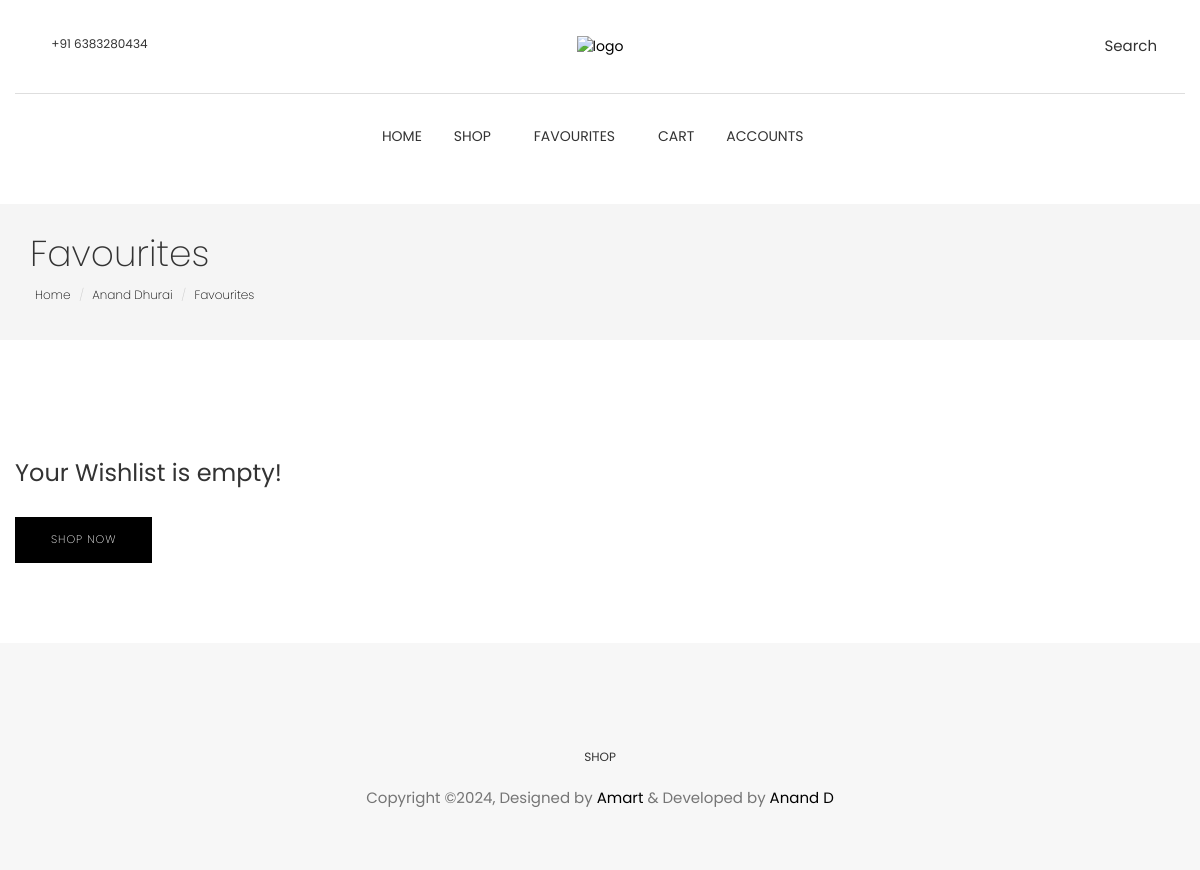
The app's page /customer/favourites (signed in), older data.
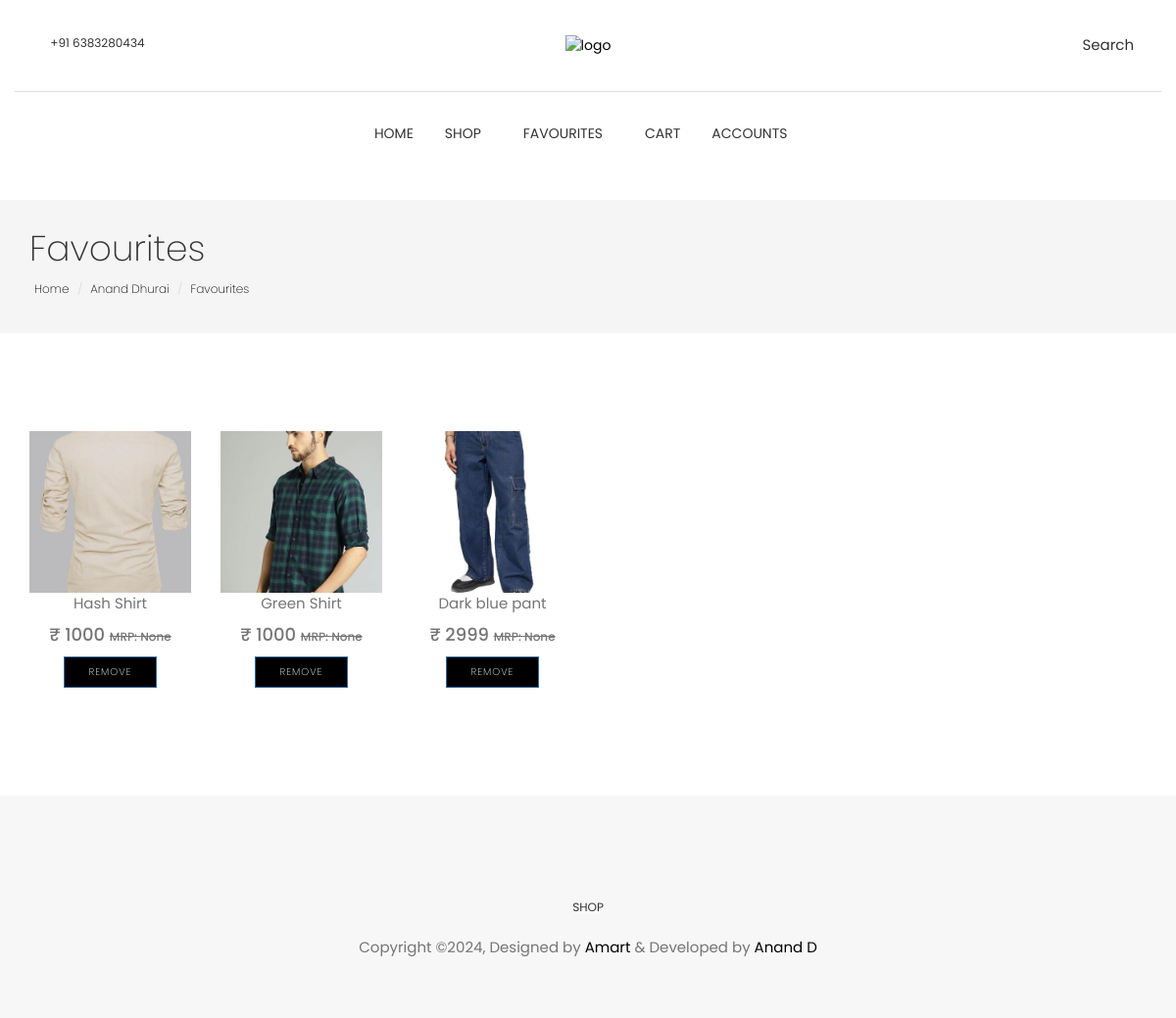
The same page, newer data.
### accounts/models.py (models this page shows, shortened)
class Account(AbstractBaseUser):
    first_name = models.CharField(max_length=50)
    last_name = models.CharField(max_length=50)
    email = models.EmailField(max_length=254, unique=True)
    mobile = models.CharField(max_length=10, null=True, blank=True)
    profile_image = models.ImageField(
        upload_to="images/user/customer/profile_image", null=True
    )
    date_joined = models.DateTimeField(auto_now_add=True)
    last_login = models.DateTimeField(auto_now=True)
    is_active = models.BooleanField(default=False)
    is_customer = models.BooleanField(default=False)
    is_staff = models.BooleanField(default=False)
    is_admin = models.BooleanField(default=False)
    is_superadmin = models.BooleanField(default=False)
    USERNAME_FIELD = "email"
    REQUIRED_FIELDS = ["first_name", "last_name"]
    objects = AccountManager()

### customer/models.py (models this page shows, shortened)
class FavouriteItem(models.Model):
    customer = models.ForeignKey(Customer, on_delete=models.CASCADE)
    product = models.ForeignKey(Product, on_delete=models.CASCADE)

### product/models.py (models this page shows, shortened)
class ProductImage(models.Model):
    product = models.ForeignKey(
        Product, related_name="product_images", on_delete=models.CASCADE
    )
    image = models.ImageField(upload_to="images/product_images")
    priority = models.PositiveIntegerField(null=True, blank=True)

class Product(SoftDeleteModel):
    name = models.CharField(max_length=100)
    description = models.TextField(max_length=511, null=True, blank=True)
    main_category = models.ForeignKey(
        Category, on_delete=models.CASCADE, related_name="main_category_products"
    )
    subcategories = models.ManyToManyField(
        Category, related_name="subcategory_products", blank=True
    )
    mrp = models.PositiveIntegerField(
        validators=[MinValueValidator(1)], null=True, blank=True
    )
    is_available = models.BooleanField(default=True)
    slug = models.SlugField(unique=True, max_length=100)
    created_at = models.DateTimeField(auto_now_add=True)
    last_modified_at = models.DateTimeField(auto_now=True)
    approved = models.BooleanField(default=True)
    approved_objects = ApprovedProductManager()

### customer/views.py (the view)
# urls.py: path("favourites", views.favourites, name="favourites"),
@login_required
def favourites(request):
    try:
        customer = Customer.objects.get(id=request.user.id)
    except Customer.DoesNotExist:
        customer = None
    favourite_items = FavouriteItem.objects.filter(customer=customer)
    for favourite_item in favourite_items:
        favourite_item.product.primary_image = (
            favourite_item.product.product_images.filter(priority=1).first()
        )
        available_inventory = favourite_item.product.inventory_sizes.first()
        if available_inventory:
            favourite_item.product.price = available_inventory.price
    context = {"favourite_items": favourite_items, "customer": customer}
    return render(request, "customer/favourites.html", context)

### templates/customer/favourites.html (shortened to what this page needs)
{% extends "home/base.html" %}
{% load static %}
{% block content %}
{% include 'home/includes/navigation.html' %}
<section class="page-header">
    <div class="container">
        <div class="row">
            <div class="col-md-12">
                <div class="content">
                    <h1 class="page-name">Favourites</h1>
                    <ol class="breadcrumb">
                        <li><a href="{% url "home" %}">Home</a></li>
                        <li><a href="{% url "customer_dashboard" %}">{{ customer.first_name }} {{ customer.last_name }}</a></li>
                        <li class="active"><a href="">Favourites</a></li>
                    </ol>
                </div>
            </div>
        </div>
    </div>
</section>
<section class="products section">
	<div class="container">
		<div class="row display-flex">
            {% if favourite_items %}
                {% for favourite_item in favourite_items %}
                    <div class="col-xl-2 col-lg-2 col-md-6 col-sm-12 border">
                        <div class="product-item">
                            <div id="product-thumb" class="product-thumb">
                                <img id="product-image-id" class="img-responsive" src="{{ favourite_item.product.primary_image.image.url }}" alt="product-img" />
                            </div>
                            <div class="product-content">
                                <a href="{% url "product_page" favourite_item.product.slug %}">
                                    <p class="truncate">{{ favourite_item.product.name }}</p>
                                    <p class="price"><strong class="h4">&#8377; {{ favourite_item.product.price }} </strong><del class="h6"> MRP: {{ favourite_item.product.mrp }}</del></p>
                                </a>
                                <a href="{% url "remove_favourite_item" favourite_item.id %}" class="btn btn-small btn-primary">Remove</a>
                            </div>
                        </div>
                    </div>
                {% endfor %}
            {% else %}
                <h3>Your Wishlist is empty!</h3>
                <br>
                <a href="{% url "shop" %}" class="btn btn-main">Shop Now</a>
            {% endif %}
		</div>
	</div>
</section>
{% include 'home/includes/footer.html' %}
{% endblock content %}

### templates/home/base.html (shortened to what this page needs)
{% load static %}
<!DOCTYPE html>
<html lang="en">
<head>
  <link rel="stylesheet" href="{% static 'plugins/themefisher-font/style.css' %}">
  <link rel="stylesheet" href="{% static 'plugins/bootstrap/css/bootstrap.min.css' %}">
  <link rel="stylesheet" href="{% static 'plugins/animate/animate.css' %}">
  <link rel="stylesheet" href="{% static 'plugins/slick/slick.css' %}">
  <link rel="stylesheet" href="{% static 'plugins/slick/slick-theme.css' %}">
  <link rel="stylesheet" href="{% static 'css/style.css' %}">
</head>
<body id="body">
{% block content %}
{% endblock content %}
</body>
</html>

### templates/home/includes/navigation.html (shortened to what this page needs)
{% load static %}
<section class="top-header">
	<div class="container">
		<div class="row">
			<div class="col-md-4 col-xs-12 col-sm-4">
				<div class="contact-number">
					<i class="tf-ion-ios-telephone"></i>
					<span>+91 6383280434</span>
				</div>
			</div>
			<div class="col-md-4 col-xs-12 col-sm-4">
				<div class="logo text-center">
					<a href="{% url "home" %}">
						<img style="width:300px" src="{% static "images/logo-no-background.png" %}" alt="logo">
					</a>
				</div>
			</div>
			<div class="col-md-4 col-xs-12 col-sm-4">
				<ul class="top-menu text-right list-inline">
					<li class="dropdown search dropdown-slide">
						<a href="#!" class="dropdown-toggle" data-toggle="dropdown" data-hover="dropdown"><i class="tf-ion-ios-search-strong"></i> Search</a>
					</li>
				</ul>
			</div>
		</div>
	</div>
</section>
<section class="menu">
	<nav class="navbar navigation">
		<div class="container">
			<div id="navbar" class="navbar-collapse collapse text-center">
				<ul class="nav navbar-nav">
					<li class="dropdown ">
						<a href="{% url "home" %}">Home</a>
					</li>
					<li class="dropdown ">
						<a href="{% url "shop" %}">Shop</a>
					</li>
					<li class="dropdown dropdown-slide">
						<a href="{% url "favourites" %}" class="dropdown-toggle" role="button"><span class="tf-ion-ios-heart"></span>Favourites</a>
					</li>
					<li class="dropdown cart-nav dropdown-slide">
						<a href="{% url "cart" %}"><i
								class="tf-ion-android-cart"></i>Cart</a>
					</li>
					<li class="dropdown dropdown-slide">
						<a href="#!" class="dropdown-toggle" data-toggle="dropdown" data-hover="dropdown" data-delay="350"
							role="button" aria-haspopup="true" aria-expanded="false">Accounts <span
								class="tf-ion-ios-arrow-down"></span></a>
					</li>
				</ul>
			</div>
		</div>
	</nav>
</section>

### templates/home/includes/footer.html (shortened to what this page needs)
<footer class="footer section text-center">
	<div class="container">
		<div class="row">
			<div class="col-md-12">
				<ul class="social-media">
					<li>
						<a href="https://www.instagram.com/anandhurai_D/" target="_blank">
							<i class="tf-ion-social-instagram"></i>
						</a>
					</li>
					<li>
						<a href="https://www.freecodecamp.org/" target="_blank">
							<i class="tf-ion-social-twitter"></i>
						</a>
					</li>
					<li>
						<a href="https://www.linkedin.com/in/anandkumar08?utm_source=share&utm_campaign=share_via&utm_content=profile&utm_medium=android_app" target="_blank">
							<i class="tf-ion-social-linkedin"></i>
						</a>
					</li>
				</ul>
				<ul class="footer-menu text-uppercase">
					<li>
						<a href="{% url "shop" %}">SHOP</a>
					</li>
				</ul>
				<p class="copyright-text">Copyright &copy;2024, Designed by <a href="https://themefisher.com/" target="_blank">Amart</a> &amp; Developed by <a href="https://melvinthankachan.github.io/Melvin-Personal-Website/#about" target="_blank">Anand D</a></p>
			</div>
		</div>
	</div>
</footer>

### static/css/style.css (style rules this page uses)
body { line-height: 1.5; font-family: "Poppins", sans-serif; -webkit-font-smoothing: antialiased; }
p { font-family: "Poppins", sans-serif; color: #757575; font-size: 15px; }
h1, h2, h3, h4, h5, h6 { font-family: "Poppins", sans-serif; }
h1, h2, h3, h4, h5, h6 { font-weight: 400; }
ol, ul { margin: 0; padding: 0; list-style: none; }
a, a:focus, a:hover { text-decoration: none; outline: 0; color: #000; }
.btn-main, .btn-small, .btn-transparent, .btn-solid-border { background: #000; color: #fff; display: inline-block; font-size: 11px; letter-spacing: 1px; padding: 14px 35px; text-transform: uppercase; font-weight: 200; border-radius: 0; }
.btn-small { padding: 8px 25px; font-size: 10px; }
.section { padding: 80px 0; }
.page-header { background: #f5f5f5; margin-top: 20px; border-bottom: none; padding: 30px 0; }
.page-header h1 { font-weight: 200; margin: 0 0 6px 0; }
.page-header .breadcrumb { background: transparent; padding: 5px; margin: 0; }
.page-header .breadcrumb li { font-weight: 200; font-size: 12px; }
.page-header .breadcrumb li a { color: #000; }
.dropdown-slide { position: static; }
.top-header .container { padding-top: 35px; padding-bottom: 35px; border-bottom: 1px solid #dedede; }
.top-header .contact-number { font-size: 12px; color: #333; }
.top-header .contact-number i { margin-right: 4px; font-size: 18px; vertical-align: middle; }
.top-header .top-menu > li > a { color: #333; font-size: 15px; padding: 0 8px; }
.top-header .top-menu > li > a i { font-size: 16px; margin-right: 2px; vertical-align: middle; }
.top-header .logo a { display: inline-block; }
.navigation { margin-bottom: 0; padding: 10px 0; }
.navigation .navbar-nav > li { position: static; }
.navigation .navbar-nav > li > a { color: #333; font-size: 14px; padding: 20px 15px; text-transform: uppercase; transition: 0.2s ease-in-out 0s; border: 1px solid transparent; }
.navigation .container { position: relative; }
.navigation .navbar-nav { float: none; display: inline-block; }
.product-item { margin-bottom: 30px; }
.product-item .product-thumb { position: relative; }
.product-item .product-thumb img { width: 100%; height: auto; }
.product-item .product-thumb:before { transition: 0.3s all; opacity: 0; background: rgba(0, 0, 0, 0.6); content: ""; position: absolute; top: 0; right: 0; left: 0; bottom: 0; }
.product-item .product-content { text-align: center; }
.footer { background: #F7F7F7; padding: 50px 0; }
.footer .footer-menu { margin-top: 30px; }
.footer .footer-menu li { display: inline-block; margin: 0 10px; }
.footer .footer-menu li a { color: #333; font-size: 12px; }
.footer .copyright-text { margin-top: 20px; }
.copyright-text a { color: #000; }
.social-media li { display: inline-block; margin: 0 5px; }
.social-media li a { padding: 8px 10px; }
.social-media li a i { font-size: 20px; color: #555; }

### templates/customer/favourites.html (style rules this page uses)
.truncate { white-space: nowrap; overflow: hidden; text-overflow: ellipsis; }

Row changes from the older to the newer data that the page shows:
added FavouriteItem: product.primary_image.image (picture), product.name "Hash Shirt", product.price "1000", product.mrp "None"
added FavouriteItem: product.primary_image.image (picture), product.name "Green Shirt", product.price "1000", product.mrp "None"
added FavouriteItem: product.primary_image.image (picture), product.name "Dark blue pant", product.price "2999", product.mrp "None"
Text that changed along with them:
text no longer shown: "Your Wishlist is empty! SHOP NOW"
